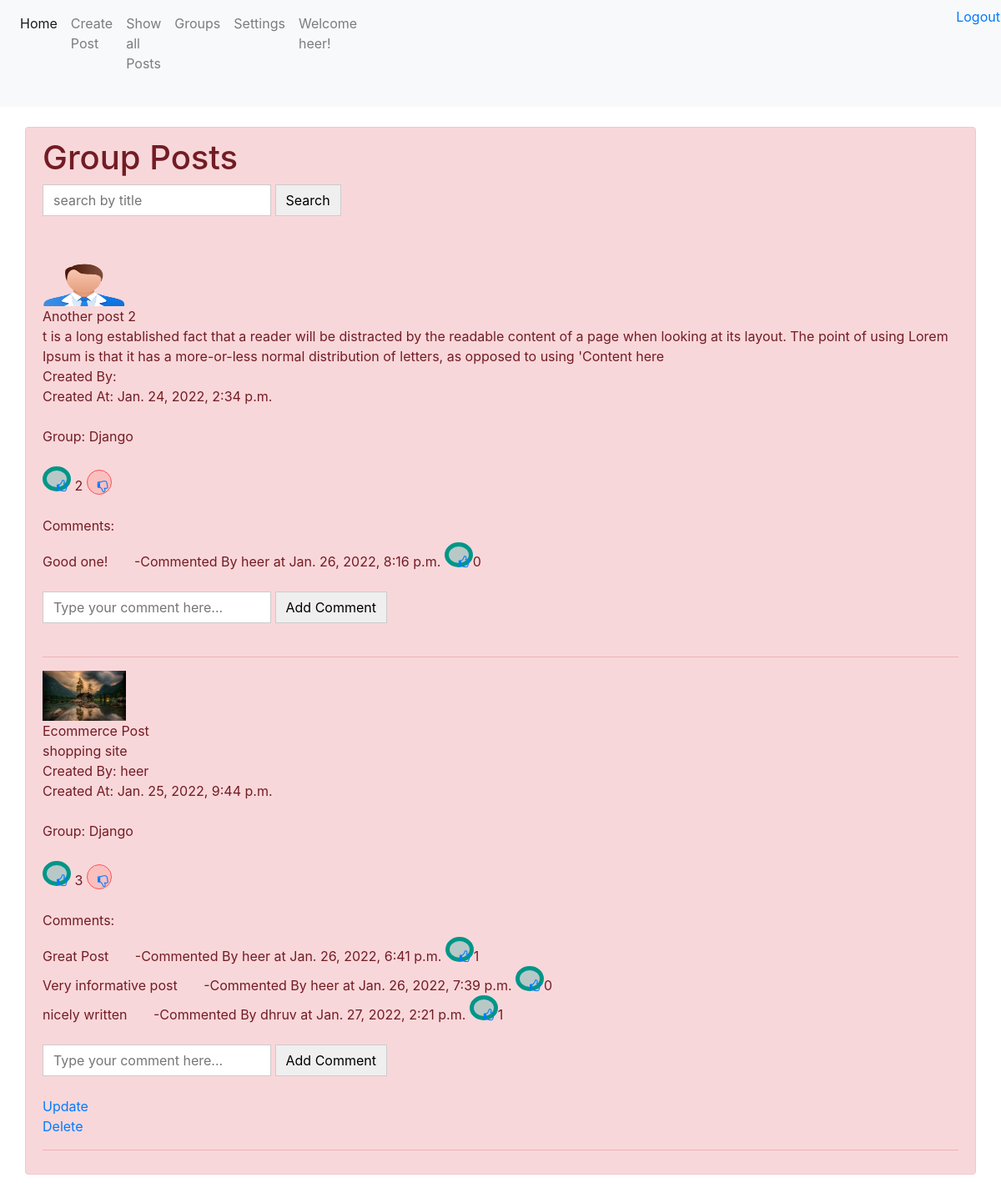
The app's page /show_group_list/django (signed in) with its own data.
### posts/models.py (models this page shows, shortened)
class DateTimemixin(models.Model):
    created_at = models.DateTimeField(auto_now_add=True, null=True, blank=True)
    updated_at = models.DateTimeField(auto_now=True, null=True, blank=True)
    class Meta:
        abstract = True

class Post(DateTimemixin):
    group_key = models.ForeignKey("Group", on_delete=models.CASCADE, blank=True, null=True)
    is_group = models.BooleanField(default=False)
    user_key = models.ForeignKey(User, on_delete=models.CASCADE, blank=True, null = True)
    category_key = models.ManyToManyField(PostCategory,  blank=True)
    title = models.CharField(max_length=100)
    description = models.CharField(max_length=250)
    thumbnail = models.ImageField(upload_to = 'photos/')
    slug = models.SlugField(null=True, blank=True)
    like_key = models.ManyToManyField(User, blank = True, related_name='like_user')
    dislike_key = models.ManyToManyField(User, blank = True, related_name='dislike_user')

class Group(DateTimemixin):
    admin_user = models.ManyToManyField(User, related_name='admin_user')
    name = models.CharField(max_length=100)
    user_key = models.ManyToManyField(User, related_name='user_key')
    slug = models.SlugField(null=True, blank=True)
    def __str__(self):
        return str(self.name)

class Comment(DateTimemixin):
    post_key = models.ForeignKey(Post, on_delete=models.CASCADE, null = True, blank=True)
    comment = models.TextField()
    created_by = models.ForeignKey(User, on_delete=models.CASCADE, null = True, blank=True)
    liked_by = models.ManyToManyField(User, blank=True, related_name='liked_user')

### posts/views.py (the view)
# urls.py: path('show_group_list/<slug>', views.groupList, name='showgroup'),
def groupList(request, slug):
    group_data = Group.objects.get(slug = slug)
    post_list = Post.objects.filter(group_key = group_data.id, is_group = True)
    comment_data = Comment.objects.all()
    context = {"post_list":post_list, "group_data":group_data,"comment_data":comment_data}
    return render(request, "grouplist.html",context)

### templates/grouplist.html (shortened to what this page needs)
{% extends 'base.html' %}
{% load static %}
{% block content %}
<br>
<div class="container alert alert-danger">
    <h1>Group Posts</h1>
    <form action="{% url 'showlist' %}" method="POST">
        <input type="text" name="q" placeholder="search by title">
        <button type="submit">Search</button><br>
    </form>
    <br>
    <br>
    {% for post in post_list %}
        <img src="{{ post.thumbnail.url }}" width="100" height="60"><br>
        {{post.title}}<br>
        {{post.description}}<br>
        Created By: {{post.user_key.username}}<br>
        Created At: {{post.created_at}}<br><br>
        Group: {{post.group_key}}<br><br>
        <button class="like">
            <a href="{% url 'likeview' post.id  %}"><i class="fa fa-thumbs-o-up" aria-hidden="true"> </i></a>
        </button>
        {% if post.like_key.all.count != 0 %}
        {{post.like_key.all.count}}
        {% endif %}
        <button class="dislike">
            <a href="{% url 'dislikeview' post.id  %}"><i class="fa fa-thumbs-o-down" aria-hidden="true"></i></a>
        </button>
        <br><br>
        <label>Comments: </label><br>
        {% for comment in comment_data %}
        {% if comment.post_key.id == post.id %}
            <div>{{ comment.comment }}<span>&nbsp;&nbsp;&nbsp;&nbsp;&nbsp;&nbsp; -Commented By {{comment.created_by}} at {{comment.created_at}} </span> <button class="like">
                <a href="{% url 'commentlike' comment.id  %}"><i class="fa fa-thumbs-o-up" aria-hidden="true"> </i></a>
            </button>{{comment.liked_by.all.count}}</div>
        {% endif %}
        {% endfor %}
        <br>
        {% if request.user in group_data.user_key.all %}
        <form method="POST" action="{% url 'comment' post.id %}">
            <input type="text" name="comment" placeholder="Type your comment here...">
            <button type="submit">Add Comment</button>
        </form><br>
        {% endif %}
        {% if post.user_key == request.user %}
        <a href="{% url 'update' post.slug %}">Update</a><br>
        <a href="{% url 'delete' post.id %}">Delete</a>
        {% endif %}
        <hr>
    {% endfor %}
</div>
{% endblock content %}

### templates/base.html (shortened to what this page needs)
<!DOCTYPE html>
{% load static %}
<html lang="en">
<head>
    <link rel="stylesheet" href="{% static 'css/style.css' %}">
    <link rel="stylesheet" href="https://stackpath.bootstrapcdn.com/bootstrap/4.1.3/css/bootstrap.min.css">
    <link rel="stylesheet" href="https://cdnjs.cloudflare.com/ajax/libs/font-awesome/4.7.0/css/font-awesome.min.css">
</head>
<body>
    <nav class="navbar navbar-expand-lg navbar-light bg-light">
        <div class="collapse navbar-collapse" id="navbarNav">
          <ul class="navbar-nav">
            <li class="nav-item active">
              <a class="nav-link" href="{% url 'showlist' %}">Home <span class="sr-only">(current)</span></a>
            </li>
            {% if request.user.is_authenticated %}
            <li class="nav-item">
              <a class="nav-link" href="{% url 'createpost' %}">Create Post</a>
            </li>
            {% endif %}
            <li class="nav-item">
              <a class="nav-link" href="{% url 'showlist' %}">Show all Posts &nbsp;</a>
            </li>
            <li class="nav-item">
              <a class="nav-link" href="{% url 'group' %}">Groups</a>
            </li>
            <li class="nav-item">
              <a class="nav-link" href="{% url 'settings' %}">Settings</a>
            </li>
            {% if request.user.is_authenticated %}
            <li class="nav-item">
              <a class="nav-link"> Welcome {{request.user}}!</a>
            </li>
            {% else %}
            <li class="nav-item">
              <a class="nav-link">Welcome Guest!</a>
            </li>
            {% endif %}
            {% if request.user.is_authenticated %}
            <li class="nav-item" style="margin-left: 700px;">
              <a href="javascript:{}" onclick="document.getElementById('my_form').submit();"style="margin-left:10px; text-decoration:none;"> Logout </a>
            </li>
            {% else %}
            <li class="nav-item" style="margin-left: 900px;">
              <a class="nav-link" href="{% url 'login' %}">Login</a>
            </li>
            {% endif %}
          </ul>
        </div>
      </nav>
    {% block content %}{% endblock content %}
</body>
</html>

### static/css/style.css (style rules this page uses)
button.like { width: 30px; height: 30px; margin: 0 auto; line-height: 25px; border-radius: 50%; color: rgba(0,150,136 ,1); background-color:rgba(38,166,154 ,0.3); border-color: rgba(0,150,136 ,1); border-width: 5px; font-size: 15px; }
button.dislike { width: 30px; height: 30px; margin: 0 auto; line-height: 25px; border-radius: 50%; color: rgba(255,82,82 ,1); background-color: rgba(255,138,128 ,0.3); border-color: rgba(255,82,82 ,1); border-width: 1px; font-size: 15px; }

### templates/base.html (style rules this page uses)
input[type='text'] { border: 1px solid #ccc; display: inline-block; padding: 6px 12px; cursor: pointer; }
button { border: 1px solid #ccc; display: inline-block; padding: 6px 12px; cursor: pointer; }

### records on screen
Post: thumbnail (picture), title "Another post 2", description "t is a long established fact that a reader will be distracted by the readable content of a page when looking at its layout. The point of using Lorem Ipsum is that it has a more-or-less normal distribution of letters, as opposed to using 'Content here", created_at "Jan. 24, 2022, 2:34 p.m.", group_key "Django", like_key.all.count "2"
Comment: comment "Good one!", created_by "heer", created_at "Jan. 26, 2022, 8:16 p.m.", liked_by.all.count "0"
Post: thumbnail (picture), title "Ecommerce Post", description "shopping site", user_key.username "heer", created_at "Jan. 25, 2022, 9:44 p.m.", group_key "Django", like_key.all.count "3", shows "Update"
Comment: comment "Great Post", created_by "heer", created_at "Jan. 26, 2022, 6:41 p.m.", liked_by.all.count "1"
Comment: comment "Very informative post", created_by "heer", created_at "Jan. 26, 2022, 7:39 p.m.", liked_by.all.count "0"
Comment: comment "nicely written", created_by "dhruv", created_at "Jan. 27, 2022, 2:21 p.m.", liked_by.all.count "1"

### other values on screen
{{ request.user }} "heer"
